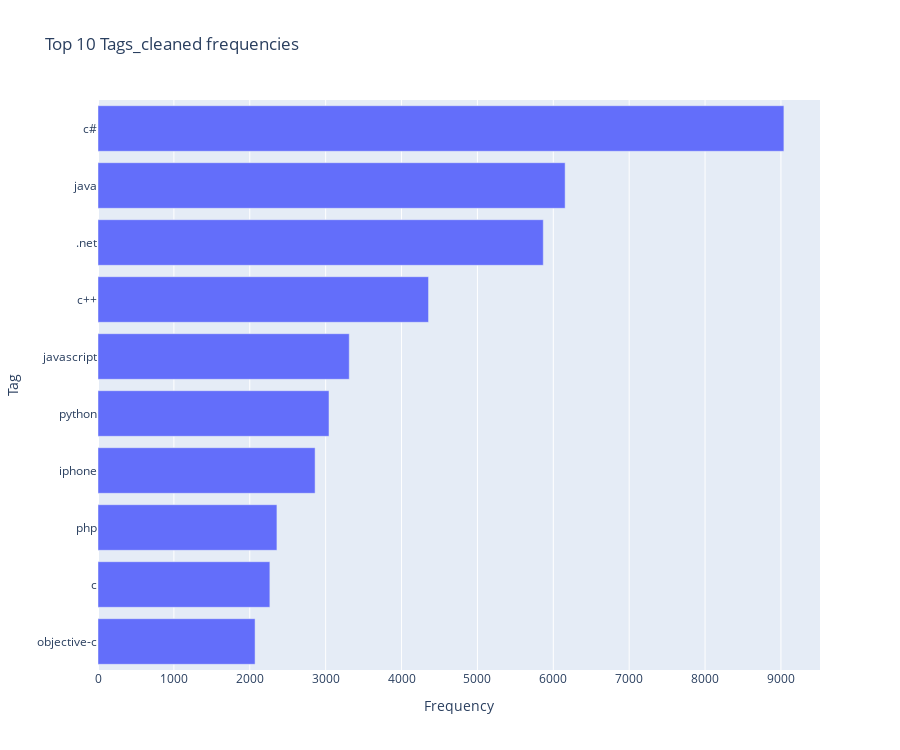

The code cell stored with this chart in its notebook:
### Code cell
plot_frequencies(df['Tags_cleaned'])

### Figure 1 — Plotly figure (JSON) as saved in the notebook; plotly's stock layout.template omitted (floating-point values rounded to 4 significant figures)
{"data": [{"alignmentgroup": "True", "hovertemplate": "Frequency=%{x}<br>Tag=%{y}<extra></extra>", "legendgroup": "", "marker": {"color": "#636efa", "pattern": {"shape": ""}}, "name": "", "offsetgroup": "", "orientation": "h", "showlegend": false, "textposition": "auto", "type": "bar", "x": [2070, 2265, 2358, 2861, 3044, 3311, 4356, 5868, 6156, 9039], "xaxis": "x", "y": ["objective-c", "c", "php", "iphone", "python", "javascript", "c++", ".net", "java", "c#"], "yaxis": "y"}], "layout": {"barmode": "relative", "height": 750, "legend": {"tracegroupgap": 0}, "title": {"text": "Top 10 Tags_cleaned frequencies"}, "xaxis": {"anchor": "y", "domain": [0, 1], "title": {"text": "Frequency"}}, "yaxis": {"anchor": "x", "domain": [0, 1], "title": {"text": "Tag"}}}}
